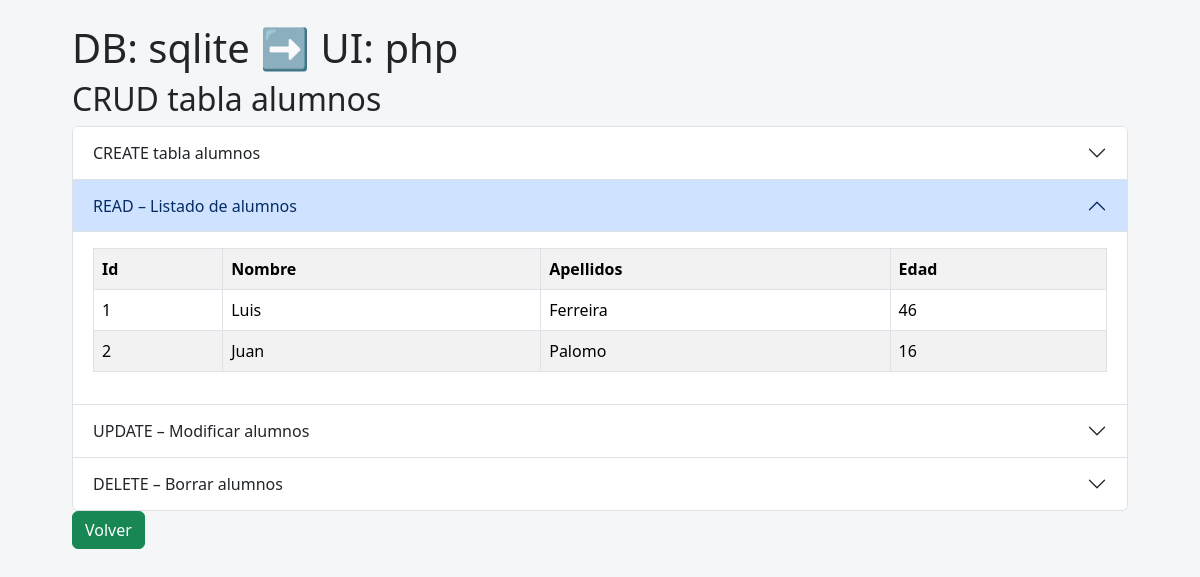
Page /salida/php/tabla_alumnos.php on the earlier database version.
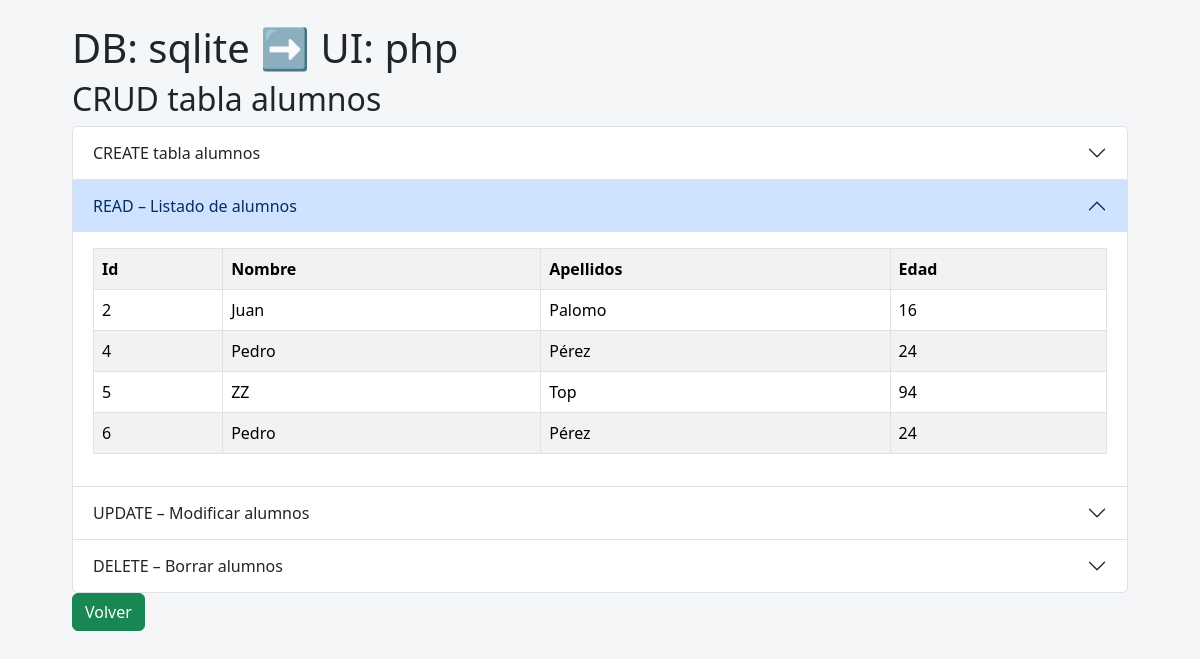
Same page on the later database version.
### tables this page shows
CREATE TABLE `alumnos` (
  `id` integer NOT NULL primary key autoincrement,
  `nombre` varchar(20) DEFAULT NULL,
  `apellidos` varchar(50) DEFAULT NULL,
  `edad` integer DEFAULT NULL
);

### salida/php/tabla_alumnos.php (the view, shortened to what this page needs)
<?php
$env = parse_ini_file(__DIR__ . "/.env");
$db   = $env["DB"];
try {
    $pdo = new PDO("sqlite:$db", null, null, array(PDO::ATTR_PERSISTENT => true, PDO::ATTR_ERRMODE => true, PDO::ERRMODE_EXCEPTION => true));
} catch (PDOException $e) {
    die("Error de conexión: " . $e->getMessage());
}
$filas = $pdo->query(
    "SELECT * FROM alumnos ORDER BY id"
)->fetchAll(PDO::FETCH_ASSOC);
?>
<!DOCTYPE html>
<html lang="es">
<head>
<link href="css/bootstrap.min.css" rel="stylesheet">
<link rel="stylesheet" href="css/default.css">
</head>
<body>
<div class="container-md py-4">
<h1 class="mb4">DB: sqlite ➡️ UI: php</h1>
<h2>CRUD tabla alumnos</h2>
<div class="accordion" id="crudAccordion">
    <div class="accordion-item">
        <h2 class="accordion-header" id="headingCreate">
            <button class="accordion-button collapsed" type="button"
                    data-bs-toggle="collapse"
                    data-bs-target="#collapseCreate">
            CREATE tabla alumnos
            </button>
        </h2>
    </div>
    <div class="accordion-item">
        <h2 class="accordion-header" id="headingRead">
            <button class="accordion-button" type="button"
                    data-bs-toggle="collapse"
                    data-bs-target="#collapseRead">
            READ – Listado de alumnos
            </button>
        </h2>
        <div id="collapseRead"
            class="accordion-collapse collapse show"
            data-bs-parent="#crudAccordion">
            <div class="accordion-body">
            <table class="table table-striped table-bordered table-hover">
                <tr>
                	<th>Id</th>
	<th>Nombre</th>
	<th>Apellidos</th>
	<th>Edad</th>
</tr>
                <?php foreach ($filas as $fila): ?>
                <tr>
                	<td><?= htmlspecialchars($fila["id"]) ?></td>
	<td><?= htmlspecialchars($fila["nombre"]) ?></td>
	<td><?= htmlspecialchars($fila["apellidos"]) ?></td>
	<td><?= htmlspecialchars($fila["edad"]) ?></td>
</tr>
                <?php endforeach; ?>
            </table>
            </div>
        </div>
    </div>
    <div class="accordion-item">
        <h2 class="accordion-header" id="headingUpdate">
            <button class="accordion-button collapsed" type="button"
                    data-bs-toggle="collapse"
                    data-bs-target="#collapseUpdate">
            UPDATE – Modificar alumnos
            </button>
        </h2>
    </div>
    <div class="accordion-item">
        <h2 class="accordion-header" id="headingDelete">
            <button class="accordion-button collapsed" type="button"
                    data-bs-toggle="collapse"
                    data-bs-target="#collapseDelete">
            DELETE – Borrar alumnos
            </button>
        </h2>
    </div>
</div>
<div class="btn btn-success"><a href="index.php">Volver</a></div>
</body>
</html>

### salida/php/css/default.css (style rules this page uses)
body { background-color:#f5f6f8; }
.btn a { color: white; text-decoration: none; }
.container-md { max-width: 90dvi; }

Differences in the rows shown:
removed alumnos: id "1", nombre "Luis", apellidos "Ferreira", edad "46"
added alumnos: id "4", nombre "Pedro", apellidos "Pérez", edad "24"
added alumnos: id "5", nombre "ZZ", apellidos "Top", edad "94"
added alumnos: id "6", nombre "Pedro", apellidos "Pérez", edad "24"
